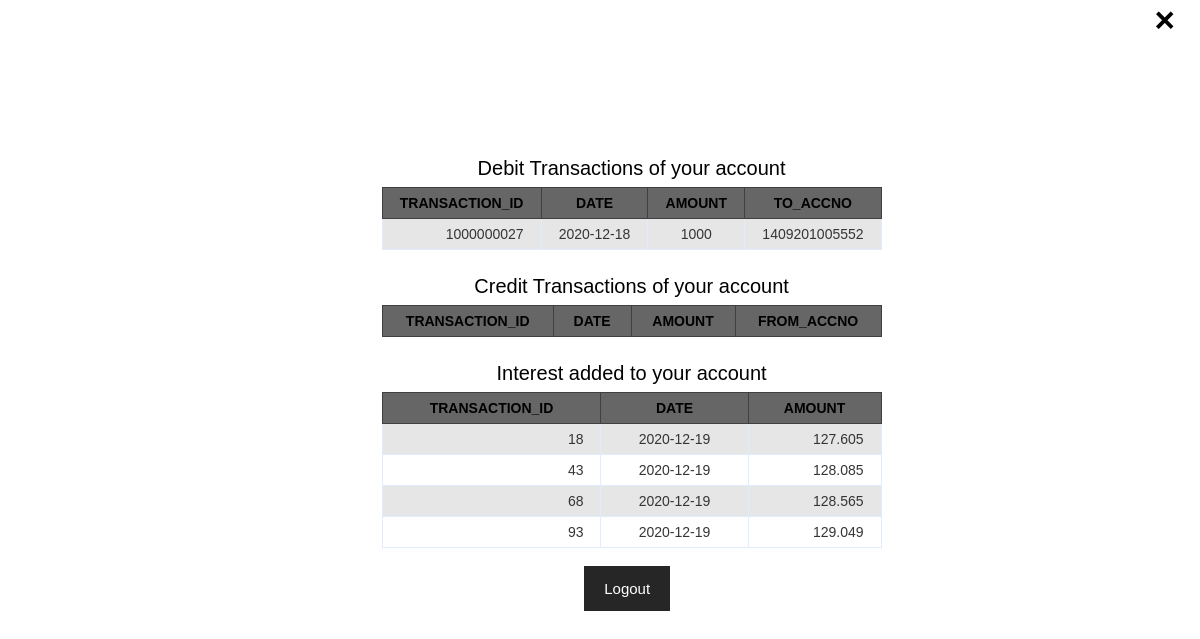
/testf1/fullrep.php (signed in), run on the app's committed database.
### tables this page shows
CREATE TABLE `transaction` (
  `transid` int(10) unsigned NOT NULL AUTO_INCREMENT,
  `transdate` date NOT NULL,
  `amount` decimal(8,0) unsigned NOT NULL,
  `custid` decimal(8,0) unsigned NOT NULL,
  `accno` decimal(13,0) unsigned NOT NULL,
  `to_acc` decimal(13,0) unsigned NOT NULL,
  PRIMARY KEY (`transid`,`to_acc`,`accno`,`custid`),
  UNIQUE KEY `transid_UNIQUE` (`transid`),
  KEY `custom_id_idx` (`custid`),
  KEY `toacc` (`to_acc`),
  KEY `acc_no` (`accno`),
  CONSTRAINT `acc_no` FOREIGN KEY (`accno`) REFERENCES `account` (`accno`) ON DELETE CASCADE,
  CONSTRAINT `custom_id` FOREIGN KEY (`custid`) REFERENCES `customer` (`custid`) ON DELETE CASCADE,
  CONSTRAINT `toacc` FOREIGN KEY (`to_acc`) REFERENCES `account` (`accno`) ON DELETE CASCADE
);

CREATE TABLE `acc_interest` (
  `accid` decimal(13,0) NOT NULL,
  `difadded` float NOT NULL,
  `id` int(11) NOT NULL AUTO_INCREMENT,
  `adate` date NOT NULL,
  PRIMARY KEY (`id`),
  KEY `accoid_idx` (`accid`),
  CONSTRAINT `accoid` FOREIGN KEY (`accid`) REFERENCES `account` (`accno`) ON DELETE CASCADE ON UPDATE CASCADE
);

### testf1/fullrep.php (the view, shortened to what this page needs)
<html>
<head>
	<link rel="stylesheet" type="text/css" href="s2.css" />
</head>
<body>
	<div class="container">
		<form>
			<div class="imgcontainer"> <span onclick="window.location.href = 'tabs1.php'" class="close" title="Close">&times;</span> </div>
			<div class="container">
				<table class="data-table">
					<caption class="title" style="text-align: center; font-size: 20px; ">Debit Transactions of your account</caption>
					<thead>
						<tr>
							<th>Transaction_id</th>
							<th>Date</th>
							<th>Amount</th>
							<th>To_Accno</th>
						</tr>
					</thead>
					<tbody>
						<?php
   include("dbcon.php");
       $accno = $_SESSION['accno'];
       $accno = mysqli_real_escape_string($db, $accno);
       if (mysqli_multi_query($db, "SELECT * from transaction where accno='$accno'  order by transdate ")  or die('SQL Error: ' . mysqli_error($db))) {
           do {
               if ($result1 = mysqli_store_result($db)) {
                   while ($row = mysqli_fetch_row($result1)) {
                       echo '<tr>
                 <td>'.$row[0].'</td>
                 <td>'.$row[1].'</td>
                 <td>'.$row[2].'</td>
                 <td>'.$row[5].'</td>
               </tr>';
                   }
               }
           } while (mysqli_next_result($db));
       }
   ?>
					</tbody>
				</table>
				<br>
				<table class="data-table">
					<caption class="title" style="text-align: center; font-size: 20px; ">Credit Transactions of your account</caption>
					<thead>
						<tr>
							<th>Transaction_id</th>
							<th>Date</th>
							<th>Amount</th>
							<th>From_Accno</th>
						</tr>
					</thead>
				</table>
				<br>
				<table class="data-table">
					<caption class="title" style="text-align: center; font-size: 20px; ">Interest added to your account</caption>
					<thead>
						<tr>
							<th>Transaction_id</th>
							<th>Date</th>
							<th>Amount</th>
						</tr>
					</thead>
					<tbody>
						<?php
   						include("dbcon.php");
       					$accno = $_SESSION['accno'];
       					$accno = mysqli_real_escape_string($db, $accno);
       					if (mysqli_multi_query($db, "SELECT * from acc_interest where accid='$accno' order by adate ")  or die('SQL Error: ' . mysqli_error($db))) {
           					do {
               					if ($result1 = mysqli_store_result($db)) {
                   					while ($row = mysqli_fetch_row($result1)) {
                       					echo '<tr>
										<td>'.$row[2].'</td>
										<td>'.$row[3].'</td>
										<td>'.$row[1].'</td>
										</tr>';
                   					}
               					}
           					} while (mysqli_next_result($db));
       					}
   						?>
					</tbody>
				</table>
			</div>
			<br>
			<button type="button" onclick="window.location.href= 'index.php'" class="cancelbtn">Logout</button>
		</form>
	</div>
</body>

### testf1/s2.css (style rules this page uses)
body { font-family: Arial, Helvetica, sans-serif; }
form { width: 80%; margin: 150px; }
table { margin: auto; font-size: 12px; }
table td { transition: all .5s; text-align: center; }
.data-table { border-collapse: collapse; font-size: 14px; min-width: 500px; }
.data-table th, .data-table td { border: 1px solid #e1edff; padding: 7px 17px; }
.data-table caption { margin: 7px; }
.data-table thead th { background-color: #666666; border-color: #404040; text-transform: uppercase; }
.data-table tbody td { color: #353535; }
.data-table tbody td:first-child, .data-table tbody td:nth-child(4), .data-table tbody td:last-child { text-align: right; }
.data-table tbody tr:nth-child(odd) td { background-color: #e6e6e6; }
.close { position: absolute; right: 25px; top: 0; color: #000; font-size: 35px; font-weight: bold; }
button { background-color: #262626; color:white; padding: 14px 20px; margin-left: 45%; border: none; cursor: pointer; width: auto; font-size: 15px; }

### data on the page
transaction: transid "1000000027", transdate "2020-12-18", amount "1000", to_acc "1409201005552"
acc_interest: id "18", adate "2020-12-19", difadded "127.605"
acc_interest: id "43", adate "2020-12-19", difadded "128.085"
acc_interest: id "68", adate "2020-12-19", difadded "128.565"
acc_interest: id "93", adate "2020-12-19", difadded "129.049"
